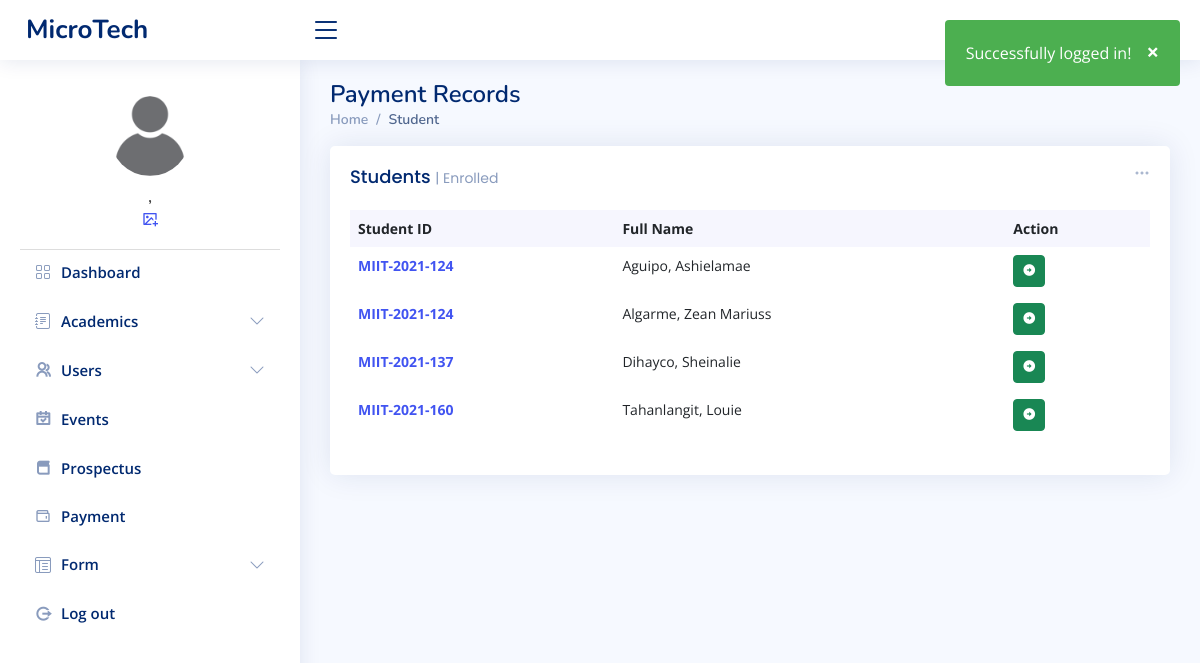
/admin/payment.php (signed in), run on an earlier commit of the app's database.
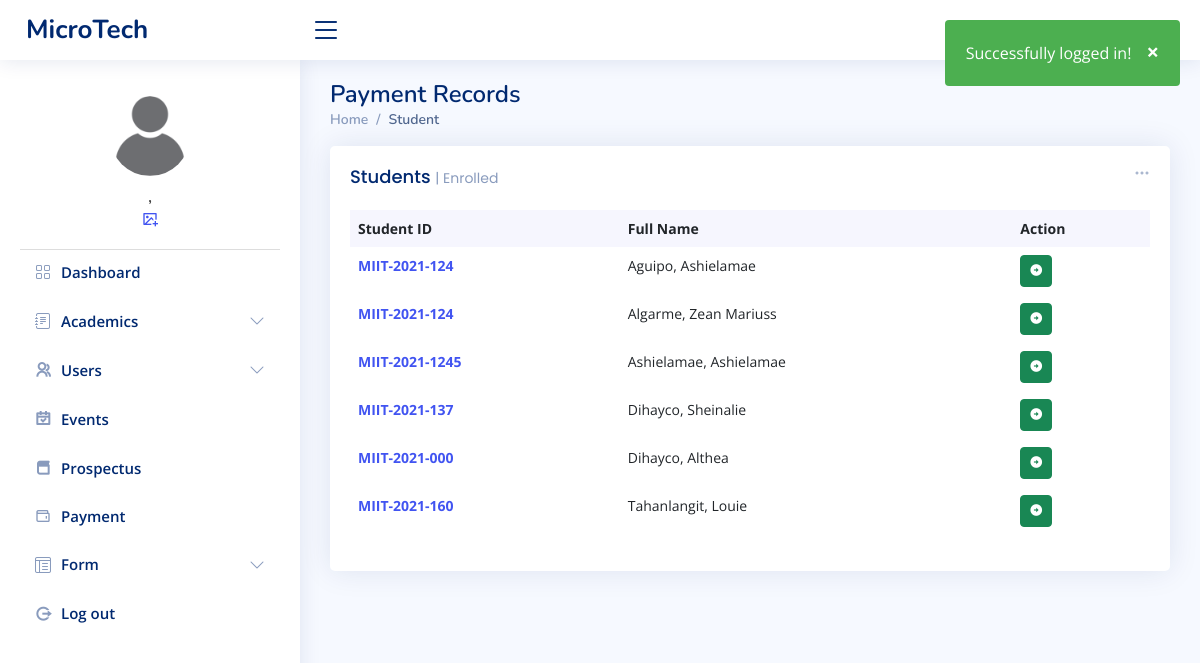
And on a later commit of the database.
### tables this page shows
CREATE TABLE `tbl_students` (
  `user_id` int(11) NOT NULL,
  `user_name` varchar(50) NOT NULL,
  `lname` varchar(50) NOT NULL,
  `fname` varchar(50) NOT NULL,
  `middleInitial` varchar(30) NOT NULL,
  `Suffix` varchar(15) NOT NULL,
  `course` varchar(50) NOT NULL,
  `year` int(10) NOT NULL,
  `contact` varchar(20) NOT NULL,
  `gender` varchar(10) NOT NULL,
  `bdate` varchar(50) NOT NULL,
  `pob` text NOT NULL,
  `email` varchar(50) NOT NULL,
  `major` varchar(50) NOT NULL,
  `nationality` varchar(20) NOT NULL,
  `civilStatus` varchar(20) NOT NULL,
  `religion` varchar(20) NOT NULL,
  `modality` varchar(20) NOT NULL,
  `fb` varchar(30) NOT NULL,
  `curAddress` varchar(200) NOT NULL,
  `cityAdd` varchar(200) NOT NULL,
  `zipcode` varchar(30) NOT NULL,
  `fatherName` varchar(50) NOT NULL,
  `fwork` varchar(50) NOT NULL,
  `motherName` varchar(50) NOT NULL,
  `mwork` varchar(50) NOT NULL,
  `primarySchool` varchar(100) NOT NULL,
  `primaryAddress` text NOT NULL,
  `primaryCompleted` varchar(30) NOT NULL,
  `entermediateSchool` varchar(100) NOT NULL,
  `entermediateAddress` text NOT NULL,
  `entermediateCompleted` varchar(30) NOT NULL,
  `hsSchool` varchar(100) NOT NULL,
  `hsAddress` text NOT NULL,
  `hsCompleted` varchar(30) NOT NULL,
  `shSchool` varchar(100) NOT NULL,
  `shAddress` text NOT NULL,
  `shCompleted` varchar(30) NOT NULL,
  `collegeSchool` varchar(100) NOT NULL,
  `collegeAddress` text NOT NULL,
  `collegeCompleted` varchar(30) NOT NULL,
  `user_image` varchar(50) NOT NULL,
  `user_role` varchar(50) NOT NULL,
  `user_pass` varchar(50) NOT NULL,
  `semester` int(11) NOT NULL,
  `status` varchar(20) NOT NULL,
  `date` date DEFAULT NULL
);

### admin/payment.php (the view, shortened to what this page needs)
<?php
include_once "../templates/header.php";
?>
<main id="main" class="main">
  <div class="pagetitle">
    <h1>Payment Records</h1>
    <nav>
      <ol class="breadcrumb">
        <li class="breadcrumb-item"><a href="index.php">Home</a></li>
        <li class="breadcrumb-item active">Student</li>
      </ol>
    </nav>
  </div>
  <section class="section dashboard">
    <div class="col-12">
      <div class="card recent-sales overflow-auto">
        <div class="filter">
          <a class="icon" href="#" data-bs-toggle="dropdown"><i class="bi bi-three-dots"></i></a>
        </div>
        <div class="card-body">
          <h5 class="card-title">Students <span>| Enrolled</span></h5>
          <table class="table table-borderless datatable">
            <thead>
              <tr>
                <th scope="col">Student ID</th>
                <th scope="col">Full Name</th>
                <th scope="col">Action</th>
              </tr>
            </thead>
            <tbody>
              <?php
              $database = new Connection();
              $db = $database->open();
              try {
                $sql = 'SELECT * FROM tbl_students ORDER BY lname ASC';
                foreach ($db->query($sql) as $row) {
              ?>
                  <tr>
                    <th scope="row"><a href=""><?php echo $row["user_name"] ?></a></th>
                    <td><?php echo $row["lname"] ?>, <?php echo $row["fname"] ?></td>
                    <td>
                      <form action="student_profile.php" method="post">
                        <button type="submit" class="btn btn-sm btn-success" name="submit"><i class="ri-arrow-right-circle-fill"></i></button>
                      </form>
                    </td>
                  </tr>
              <?php
                }
              } catch (PDOException $e) {
                echo "There is some problem in connection: " . $e->getMessage();
              }
              ?>
            </tbody>
          </table>
        </div>
      </div>
    </div>
  </section>
</main>
<?php
include_once "../templates/footer.php";
?>

### templates/header.php (shortened to what this page needs)
<?php
$database = new Connection();
$conn = $database->open();
$userid = $_SESSION["login"];
$statements = $conn->prepare("SELECT user_fname, user_lname, user_image FROM tbl_users WHERE user_id = ?");
$statements->execute([$userid]);
$user = $statements->fetch(PDO::FETCH_ASSOC);
$fname = $user['user_fname'];
$lname = $user['user_lname'];
$image = $user['user_image'];
?>
<!DOCTYPE html>
<html lang="en">
<head>
  <link href="../assets/vendor/bootstrap/css/bootstrap.min.css" rel="stylesheet">
  <link href="../assets/vendor/bootstrap-icons/bootstrap-icons.css" rel="stylesheet">
  <link href="../assets/vendor/boxicons/css/boxicons.min.css" rel="stylesheet">
  <link href="../assets/vendor/quill/quill.snow.css" rel="stylesheet">
  <link href="../assets/vendor/quill/quill.bubble.css" rel="stylesheet">
  <link href="../assets/vendor/remixicon/remixicon.css" rel="stylesheet">
  <link href="../assets/vendor/simple-datatables/style.css" rel="stylesheet">
  <link href="../assets/css/style.css" rel="stylesheet">
</head>
<body>
  <?php
  if (isset($_SESSION['login_success']) && $_SESSION['login_success']) {
    echo "
        <div class='alert'>
            <span class='closebtn' onclick='this.parentElement.style.display=\"none\";'>&times;</span>
            Successfully logged in!
        </div>
        <script>
            // Automatically close the alert after 5 seconds
            setTimeout(function() {
                document.querySelector('.alert').style.opacity = '0';
                setTimeout(function() {
                    document.querySelector('.alert').style.display = 'none';
                }, 600);
            }, 5000);
        </script>";
  }
  ?>
  <header id="header" class="header fixed-top d-flex align-items-center">
    <div class="d-flex align-items-center justify-content-between">
      <a href="../admin/index.php" class="logo d-flex align-items-center">
        <span class="d-none d-lg-block">MicroTech</span>
      </a>
      <i class="bi bi-list toggle-sidebar-btn"></i>
    </div>
  </header>
  <aside id="sidebar" class="sidebar">
    <ul class="sidebar-nav" id="sidebar-nav">
      <div class="profile-section">
        <div class="profile-img">
          <img src="upload-files/<?php echo htmlspecialchars($image); ?>" id="currentPhoto" onerror="this.src='images/default.png'" alt="Profile Image" class="rounded-circle">
        </div>
        <div class="profile-info">
          <h5><?php echo htmlspecialchars($lname) . ', ' . htmlspecialchars($fname); ?></h5>
        </div>
        <div class="settings-icon">
          <a href="javascript:void(0);" onclick="document.getElementById('fileInput').click();">
            <i class="ri-image-add-line"></i>
          </a>
        </div>
      </div>
      <li class="nav-item">
        <a class="nav-link collapsed" href="../admin/index.php">
          <i class="bi bi-grid"></i>
          <span>Dashboard</span>
        </a>
      </li>
      <li class="nav-item">
        <a class="nav-link collapsed" data-bs-target="#forms-nav" data-bs-toggle="collapse" href="#">
          <i class="bi bi-journal-text"></i><span>Academics</span><i class="bi bi-chevron-down ms-auto"></i>
        </a>
      </li>
      <li class="nav-item">
        <a class="nav-link collapsed" data-bs-target="#user-nav" data-bs-toggle="collapse" href="#">
          <i class="ri ri-group-line"></i><span>Users</span><i class="bi bi-chevron-down ms-auto"></i>
        </a>
      </li>
      <li class="nav-item">
        <a class="nav-link collapsed" href="../admin/event2.php">
          <i class="ri-calendar-check-line"></i>
          <span>Events</span>
        </a>
      </li>
      <li class="nav-item">
        <a class="nav-link collapsed" href="../admin/subject.php">
          <i class="ri-book-3-line"></i>
          <span>Prospectus</span>
        </a>
      </li>
      <li class="nav-item">
        <a class="nav-link collapsed" href="../admin/payment.php">
          <i class="bx bx-wallet"></i>
          <span>Payment</span>
        </a>
      </li>
      <li class="nav-item">
        <a class="nav-link collapsed" data-bs-target="#tables-nav" data-bs-toggle="collapse" href="#">
          <i class="bi bi-layout-text-window-reverse"></i><span>Form</span><i class="bi bi-chevron-down ms-auto"></i>
        </a>
      </li>
      <li class="nav-item">
        <a class="nav-link collapsed" href="../admin/includes/logout.inc.php">
          <i class="ri-logout-circle-r-line"></i>
          <span>Log out</span>
        </a>
      </li>
      <br>
    </ul>
  </aside>

### templates/footer.php (shortened to what this page needs)
</body>
</html>

### assets/css/style.css (style rules this page uses)
:root { scroll-behavior: smooth; }
body { font-family: "Open Sans", sans-serif; background: #f6f9ff; color: #444444; }
a { color: #4154f1; text-decoration: none; }
h1, h2, h3, h4, h5, h6 { font-family: "Nunito", sans-serif; }
#main { margin-top: 60px; padding: 20px 30px; transition: all 0.3s; }
.pagetitle { margin-bottom: 10px; }
.pagetitle h1 { font-size: 24px; margin-bottom: 0; font-weight: 600; color: #012970; }
.card { margin-bottom: 30px; border: none; border-radius: 5px; box-shadow: 0px 0 30px rgba(1, 41, 112, 0.1); }
.card-title { padding: 20px 0 15px 0; font-size: 18px; font-weight: 500; color: #012970; font-family: "Poppins", sans-serif; }
.card-title span { color: #899bbd; font-size: 14px; font-weight: 400; }
.card-body { padding: 0 20px 20px 20px; }
.breadcrumb { font-size: 14px; font-family: "Nunito", sans-serif; color: #899bbd; font-weight: 600; }
.breadcrumb a { color: #899bbd; transition: 0.3s; }
.breadcrumb .breadcrumb-item::before { color: #899bbd; }
.breadcrumb .active { color: #51678f; font-weight: 600; }
.logo { line-height: 1; }
@media (min-width: 1200px) { .logo { width: 280px; } }
.logo span { font-size: 26px; font-weight: 700; color: #012970; font-family: "Nunito", sans-serif; }
.header { transition: all 0.5s; z-index: 997; height: 60px; box-shadow: 0px 2px 20px rgba(1, 41, 112, 0.1); background-color: #fff; padding-left: 20px; }
.header .toggle-sidebar-btn { font-size: 32px; padding-left: 10px; cursor: pointer; color: #012970; }
.sidebar { position: fixed; top: 60px; left: 0; bottom: 0; width: 300px; z-index: 996; transition: all 0.3s; padding: 20px; overflow-y: auto; scrollbar-width: thin; scrollbar-color: #aab7cf transparent; box-shadow: 0px 0px 20px rgba(1, 41, 112, 0.1); background-color: #fff; }
@media (min-width: 1200px) { #main, #footer { margin-left: 300px; } }
.sidebar-nav { padding: 0; margin: 0; list-style: none; }
.sidebar-nav li { padding: 0; margin: 0; list-style: none; }
.sidebar-nav .nav-item { margin-bottom: 5px; }
.sidebar-nav .nav-link { display: flex; align-items: center; font-size: 15px; font-weight: 600; color: #4154f1; transition: 0.3; background: #f6f9ff; padding: 10px 15px; border-radius: 4px; }
.sidebar-nav .nav-link i { font-size: 16px; margin-right: 10px; color: #4154f1; }
.sidebar-nav .nav-link.collapsed { color: #012970; background: #fff; }
.sidebar-nav .nav-link.collapsed i { color: #899bbd; }
.sidebar-nav .nav-link .bi-chevron-down { margin-right: 0; transition: transform 0.2s ease-in-out; }
.dashboard .filter { position: absolute; right: 0px; top: 15px; }
.dashboard .filter .icon { color: #aab7cf; padding-right: 20px; padding-bottom: 5px; transition: 0.3s; font-size: 16px; }
.dashboard .recent-sales { font-size: 14px; }
.dashboard .recent-sales .table thead { background: #f6f6fe; }
.dashboard .recent-sales .table thead th { border: 0; }

### templates/header.php (style rules this page uses)
html { scroll-behavior: smooth; }
.sidebar .nav-link { transition: background-color 0.3s ease, color 0.3s ease; }
.profile-section { display: flex; flex-direction: column; align-items: center; padding: 1rem; border-bottom: 1px solid #ddd; }
.profile-img img { width: 80px; height: 80px; border-radius: 50%; object-fit: cover; margin-bottom: 10px; }
.profile-info h5 { margin: 0; font-size: 1.1rem; text-align: center; }
.alert { padding: 20px; background-color: #4CAF50; color: white; opacity: 1; transition: opacity 0.6s; margin-bottom: 15px; border-radius: 4px; position: fixed; top: 20px; right: 20px; z-index: 1000; }
.closebtn { margin-left: 15px; color: white; font-weight: bold; float: right; font-size: 22px; line-height: 20px; cursor: pointer; transition: 0.3s; }

What changed in the data, as far as the page shows it:
added tbl_students: user_name "MIIT-2021-1245", lname "Ashielamae", fname "Ashielamae"
added tbl_students: user_name "MIIT-2021-000", lname "Dihayco", fname "Althea"
